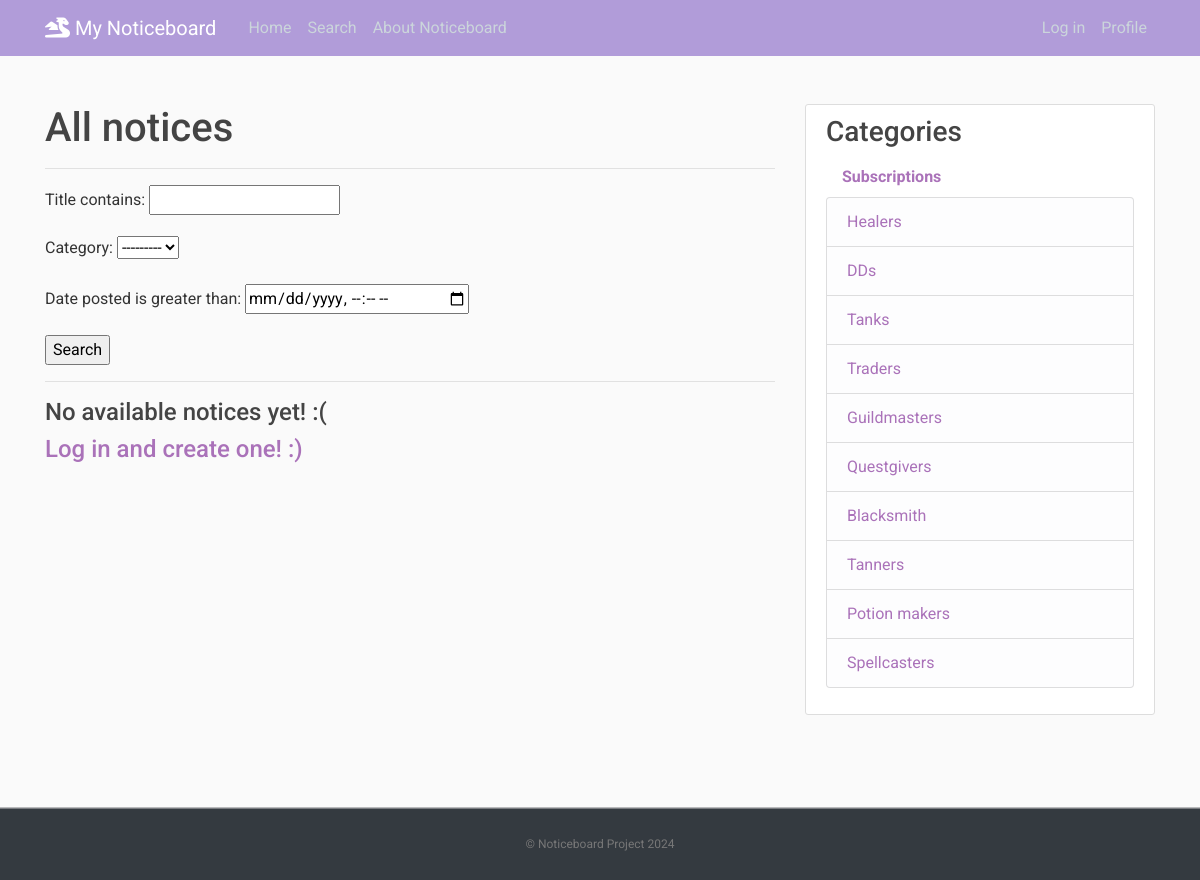
The page /categories/ on the database as committed earlier.
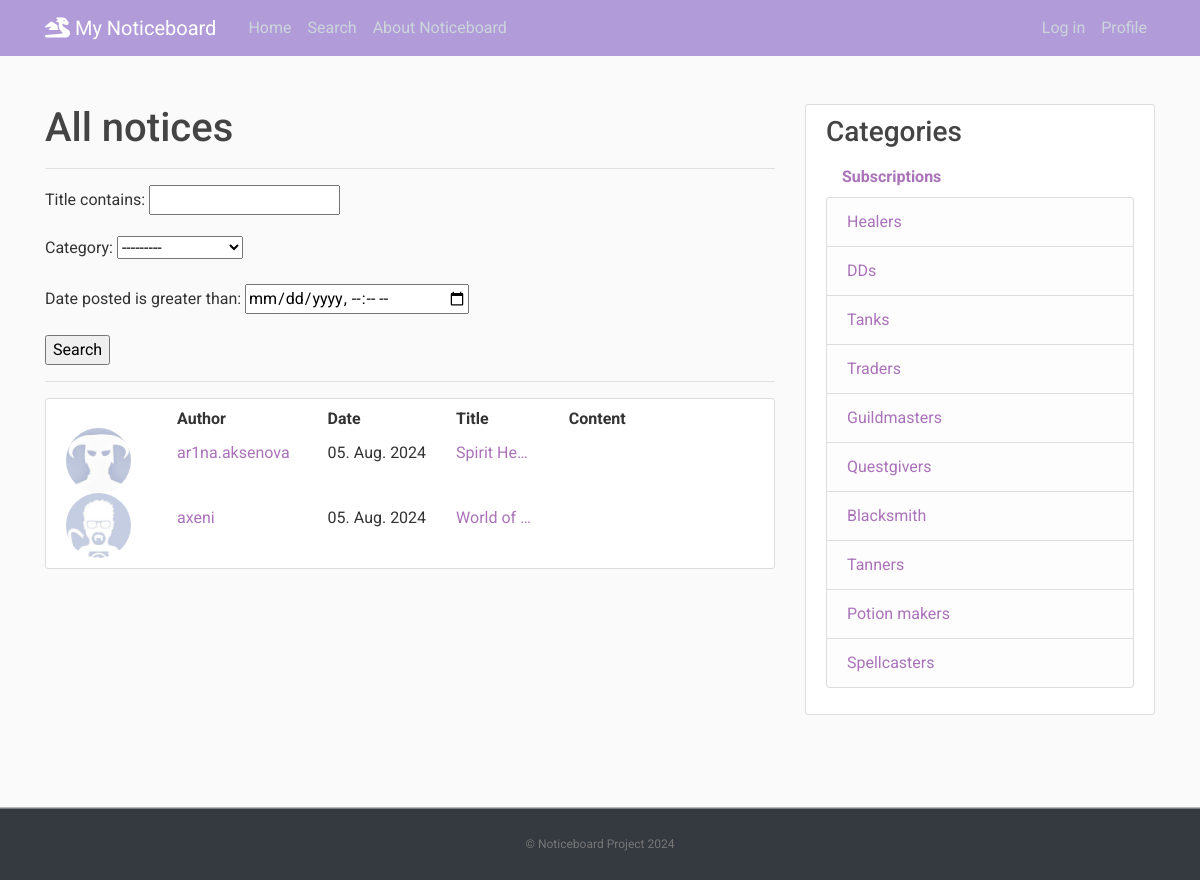
The same page on the database as committed later.
### Noticeboard/models.py (models this page shows, shortened)
class Notice(models.Model):
    title = models.CharField(max_length=100)
    content = QuillField()
    date_posted = models.DateTimeField(auto_now_add=True)
    author = models.ForeignKey(User, on_delete=models.CASCADE)
    category = models.ForeignKey(Category, on_delete=models.CASCADE, related_name='name')

### users/models.py (models this page shows, shortened)
class Profile(models.Model):
    user = models.OneToOneField(User, on_delete=models.CASCADE)
    image = models.ImageField(default='default.jpg', upload_to='profile_pics')

### Noticeboard/views.py (the view)
# urls.py: path('categories/', CategoryListView.as_view(), name='categories'),
class CategoryListView(NoticeListView):
    model = Notice
    template_name = 'categories.html'
    context_object_name = 'category_notices'
    paginate_by = 10
    def get_queryset(self):
        queryset = super().get_queryset()
        self.filterset = NoticeFilter(self.request.GET, queryset)
        return self.filterset.qs
    def get_context_data(self, **kwargs):
        context = super().get_context_data(**kwargs)
        context['date'] = datetime.utcnow()
        context['next_info'] = None
        context['filterset'] = self.filterset
        return context

### Noticeboard/models.py (called while the page is built)
    def __str__(self):
        return str(self.category_name)

### templates/categories.html (shortened to what this page needs)
{% extends 'flatpages/base.html' %}
{% load custom_filters %}
{% block content %}
   <h1>All notices </h1>
   <hr>
        <form action="" method="get">
            {{ filterset.form.as_p }}
            <input type="submit" value="Search" />
        </form>
   <hr>
   {% if category_notices %}
    <article class="media content-section">
        <div class="media-body">
            <table class="padding-table-columns">
                <tr>
                    <td></td>
                    <td style="font-weight:bold">Author</td>
                    <td style="font-weight:bold">Date</td>
                    <td style="font-weight:bold">Title</td>
                    <td style="font-weight:bold">Content</td>
                </tr>
                {% for notice in category_notices %}
                <tr>
                    <td><img class="rounded-circle article-img" src="{{ notice.author.profile.image.url }}"></td>
                    <td><p class="article-content"><a class="mr-2" style="color:#AA72B9" href="{% url 'users-notices' notice.author.username %}">{{ notice.author }}</a></p></td>
                    <td><p class="article-content">{{ notice.date_posted|date:'d. M. Y'}}</p></td>
                    <td><p class="article-content"><a class="mr-2" style="color:#AA72B9" href="{% url 'notice-detail' notice.id %}">{{ notice.title|truncatechars:10 }}</a></p></td>
                    <td><p class="article-content">{{ notice.content.html|truncatechars:20|safe}}</p></td>
                </tr>
                {% endfor %}
           </table>
        </div>
    </article>
   {% else %}
       <h4> No available notices yet! :( </h4>
        {% if user.is_authenticated %}
                <h4><a style="color: #AA72B9" href="{% url 'notice-create' %}">Be the first to create one! :)</a></h4>
            {% else %}
                <h4><a style="color: #AA72B9" href="{% url 'account_login' %}">Log in and create one! :)</a></h4>
            {% endif %}
   {% endif %}
{% endblock content %}

Rows that differ between the two databases and show on the page:
added Notice: author.profile.image (placeholder picture), author "ar1na.aksenova", date_posted "05. Aug. 2024", title "Spirit He…"
added Notice: author.profile.image (picture), author "axeni", date_posted "05. Aug. 2024", title "World of …"
Other text that changed with them:
text no longer shown: "No available notices yet! :( Log in and create one! :)"
text now shown: "Author Date Title Content"
